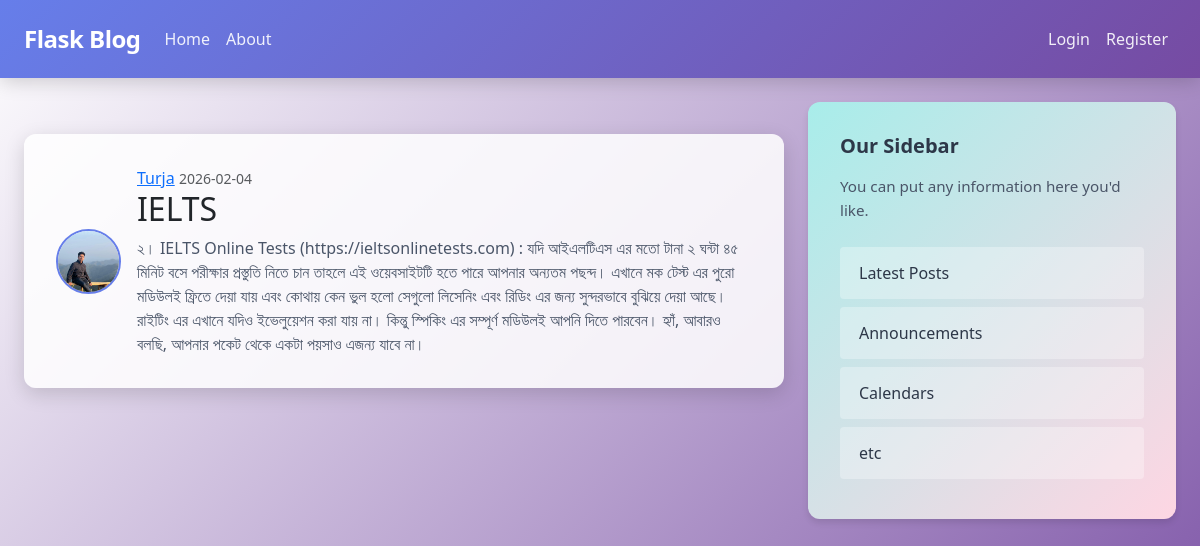
Screenshot of /post/3 with the database file from the repository.
### flaskblog/models.py (models this page shows, shortened)
class User(db.Model, UserMixin):
    id = db.Column(db.Integer, primary_key=True)
    username = db.Column(db.String(20), unique=True, nullable=False)
    email = db.Column(db.String(120), unique=True, nullable=False)
    image_file = db.Column(db.String(20), nullable=False, default='default.jpg')
    password = db.Column(db.String(60), nullable=False)
    posts = db.relationship('Post', backref='author', lazy=True)

class Post(db.Model):
    id = db.Column(db.Integer, primary_key=True)
    title = db.Column(db.String(100), nullable=False)
    date_posted = db.Column(db.DateTime, nullable=False, default=datetime.utcnow)
    content = db.Column(db.Text, nullable=False)
    user_id = db.Column(db.Integer, db.ForeignKey('user.id'), nullable=False)

### flaskblog/posts/routes.py (the view)
@posts.route("/post/<int:post_id>")
def post(post_id):
    post = Post.query.get_or_404(post_id)
    return render_template('post.html', title=post.title, post=post)

### flaskblog/templates/post.html (shortened to what this page needs)
{% extends "layout.html" %}
{% block content %}
<section>
  <article class="media content-section">
    <img class="rounded-circle article-img" src="{{ url_for('static', filename='profile_pics/' + post.author.image_file) }}" alt="Profile picture"/>
    <div class="media-body">
      <div class="article-metadata">
        <a class="mr-2" href="{{ url_for('users.user_posts', username=post.author.username) }}">{{ post.author.username }}</a>
        <small class="text-muted">{{ post.date_posted.strftime('%Y-%m-%d') }}</small>
    </div>
      <h2 class="article-title">{{ post.title }}</h2>
      <p class="article-content">{{ post.content }}</p>
    </div>
  </article>
</section>
{% endblock content %}

### flaskblog/static/layout.css (style rules this page uses)
body { background: linear-gradient(135deg, #ffffff 0%, #764ba2 100%); font-family: 'Segoe UI', Tahoma, Geneva, Verdana, sans-serif; min-height: 100vh; padding-bottom: 2rem; }
.content-section { background: rgba(255, 255, 255, 0.85); padding: 2rem; border-radius: 12px; box-shadow: 0 6px 20px rgba(0, 0, 0, 0.15); margin-top: 2rem; }
.media { display: flex; align-items: center; }
.article-img { width: 65px; height: 65px; object-fit: cover; border-radius: 50%; margin-right: 1rem; border: 2px solid #667eea; background-color: #f1f1f1; }
.media-body p { font-size: 1rem; margin-bottom: 0; color: #4a5568; }

### rows the page displays
User: image_file (placeholder picture), author.username "Turja"
Post: date_posted "2026-02-04", title "IELTS", content "২। IELTS Online Tests (https://ieltsonlinetests.com) : যদি আইএলটিএস এর মতো টানা ২ ঘন্টা ৪৫ মিনিট বসে পরীক্ষার প্রস্তুতি নিতে চান তাহলে এই ওয়েবসাইটটি হতে পারে আপনার অন্যতম পছন্দ। এখানে মক টেস্ট এর পুরো মডিউলই ফ্রিতে দেয়া যায় এবং কোথায় কেন ভুল হলো সেগুলো লিসেনিং এবং রিডিং এর জন্য সুন্দরভাবে বুঝিয়ে দেয়া আছে। রাইটিং এর এখানে যদিও ইভেলুয়েশন করা যায় না। কিন্তু স্পিকিং এর সম্পূর্ণ মডিউলই আপনি দিতে পারবেন। হ্যাঁ, আবারও বলছি, আপনার পকেট থেকে একটা পয়সাও এজন্য যাবে না।"
